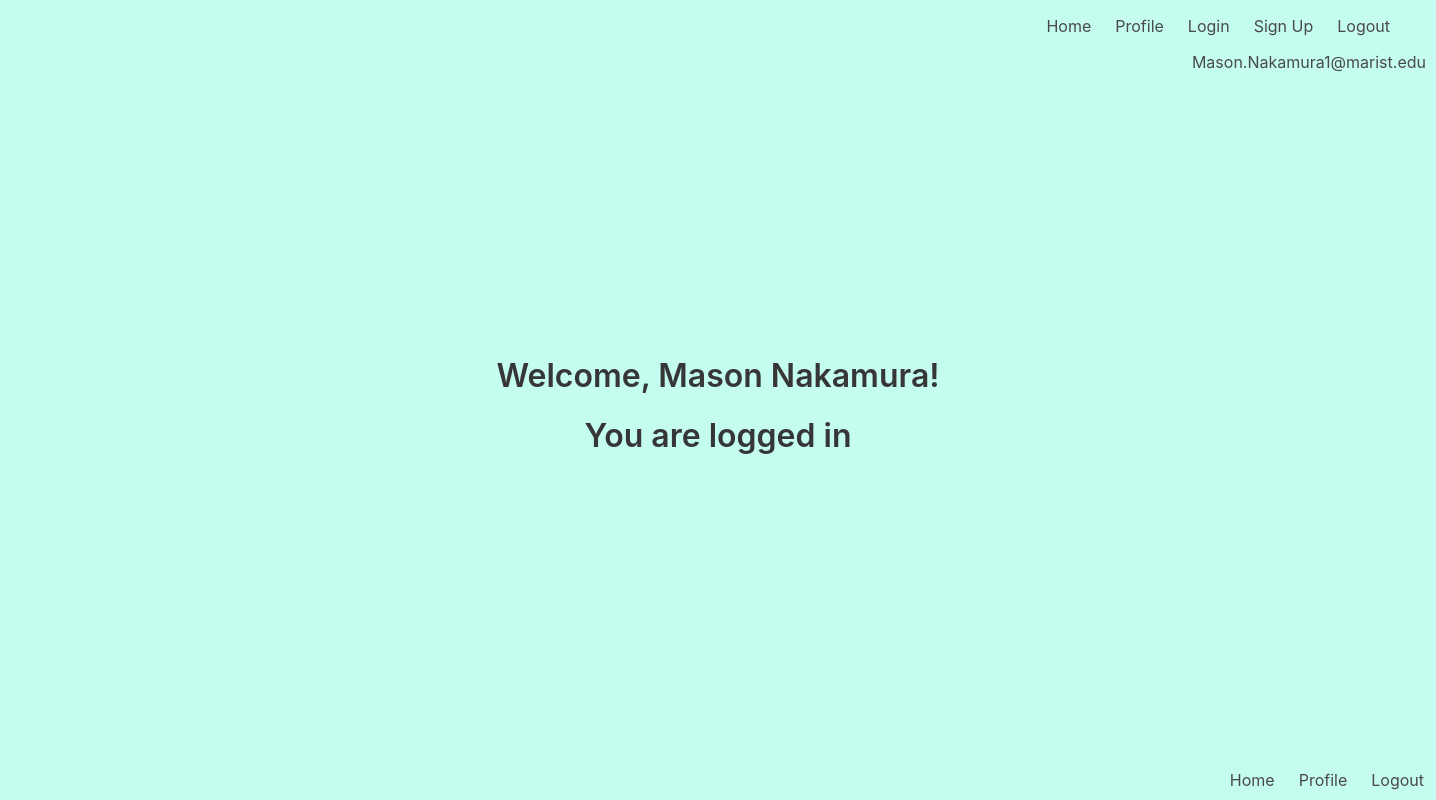
The app's page /profile (signed in), older data.
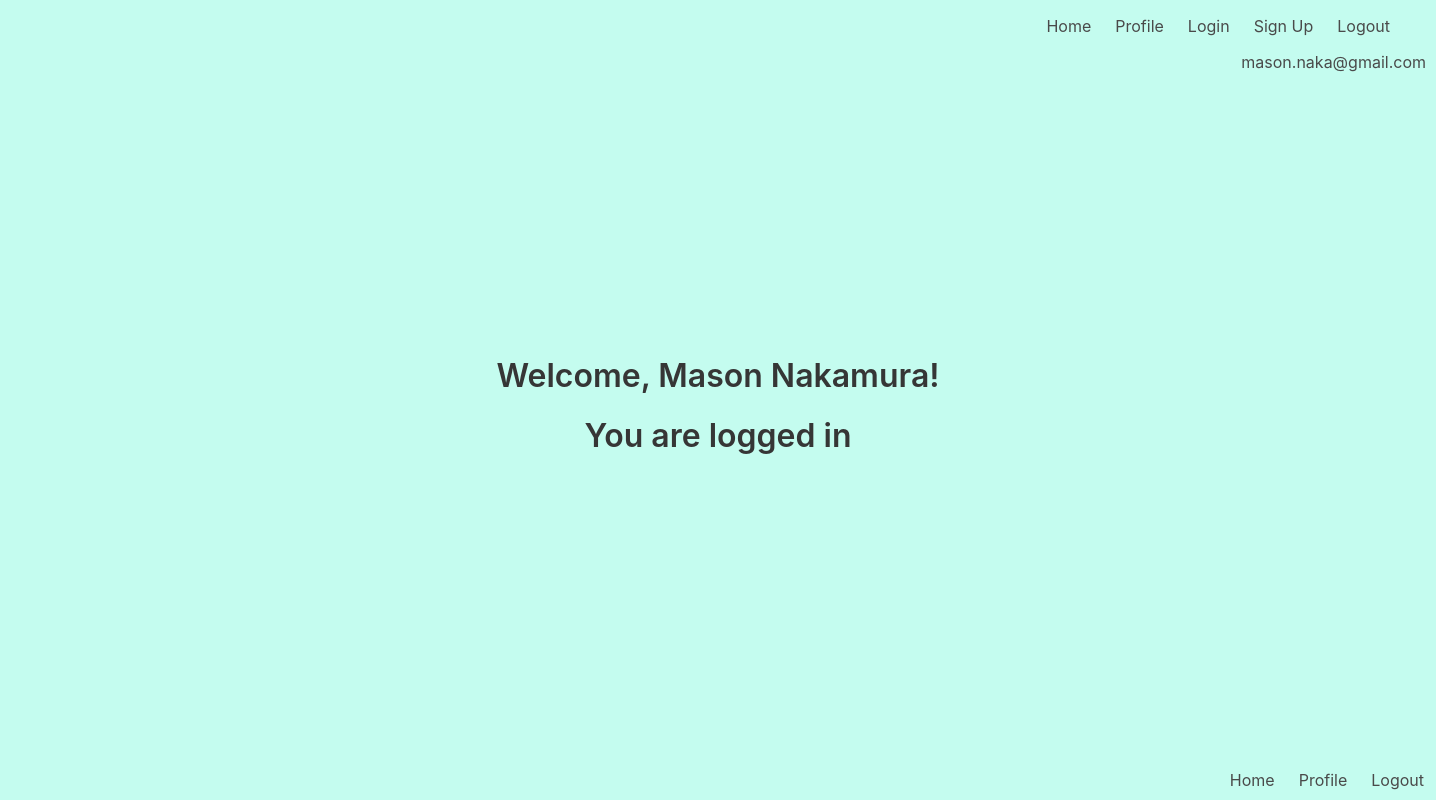
The same page, newer data.
### models.py (models this page shows)
class User(UserMixin, db.Model):
    id = db.Column(db.Integer, primary_key=True)  # primary keys are required by SQLAlchemy
    email = db.Column(db.String(100), unique=True)
    password = db.Column(db.String(100))
    name = db.Column(db.String(1000))

### main.py (the view)
@main.route('/profile')
@login_required
def profile():
    return render_template('profile.html', name = current_user.name, email = current_user.email, password = current_user.password)

### __init__.py (called while the page is built)
def create_app():
    app = Flask(__name__)
    app.config['SECRET_KEY'] = 'data-key-here'
    app.config['SQLALCHEMY_DATABASE_URI'] = 'sqlite:///data.db'
    db.init_app(app)
    login_manager = LoginManager()
    login_manager.login_view = 'auth.login'
    login_manager.init_app(app)
    from models import User
    @login_manager.user_loader
    def load_user(user_id):
        return User.query.get(int(user_id))
    from auth import auth as auth_blueprint
    app.register_blueprint(auth_blueprint)
    from main import main as main_blueprint
    app.register_blueprint(main_blueprint)
    return app

### templates/profile.html
<div style="position: relative; width: 250px;">
  <div style="position: absolute; top: 50px; left: 426px; width: 1000px; text-align:right;">
      {{email}}
  </div>
</div>
{% extends "base.html" %}
{% block content %}
<h1 class="title">
    Welcome, {{name}}!
</h1>
<h2 class="title">
    You are logged in
</h2>
{% endblock %}

### templates/base.html (shortened to what this page needs)
<!DOCTYPE html>
<html>
<head>
    <link rel="stylesheet" href="https://cdnjs.cloudflare.com/ajax/libs/bulma/0.7.2/css/bulma.min.css" />
</head>
<body>
<section class="hero is-fullheight" style="background-color:#C4FCEF;">
    <div class="hero-head">
        <nav class="navbar">
            <div class="container">
                <div id="navbarMenuHeroA" class="navbar-menu">
                    <div class="navbar-end">
                        <a href="{{ url_for('main.index') }}" class="navbar-item">
                            Home
                        </a>
                        <a href="{{ url_for('main.profile') }}" class="navbar-item">
                            Profile
                        </a>
                        <a href="{{ url_for('auth.login') }}" class="navbar-item">
                            Login
                        </a>
                        <a href="{{ url_for('auth.signup') }}" class="navbar-item">
                            Sign Up
                        </a>
                        <a href="{{ url_for('auth.logout') }}" class="navbar-item">
                            Logout
                        </a>
                    </div>
                </div>
            </div>
        </nav>
    </div>
    <div class="hero-body">
        <div class="container has-text-centered">
            {% block content %}{% endblock %}
        </div>
    </div>
    <div class="navbar-end">
    <a href="{{ url_for('main.index') }}" class="navbar-item">
        Home
    </a>
    {% if current_user.is_authenticated %}
    <a href="{{ url_for('main.profile') }}" class="navbar-item">
        Profile
    </a>
    {% endif %}
    {% if current_user.is_authenticated %}
    <a href="{{ url_for('auth.logout') }}" class="navbar-item">
        Logout
    </a>
    {% endif %}
</div>
</section>
</body>
</html>

Row changes from the older to the newer data that the page shows:
changed User "Mason Nakamura": email "Mason.Nakamura1@marist.edu" → "mason.naka@gmail.com"
